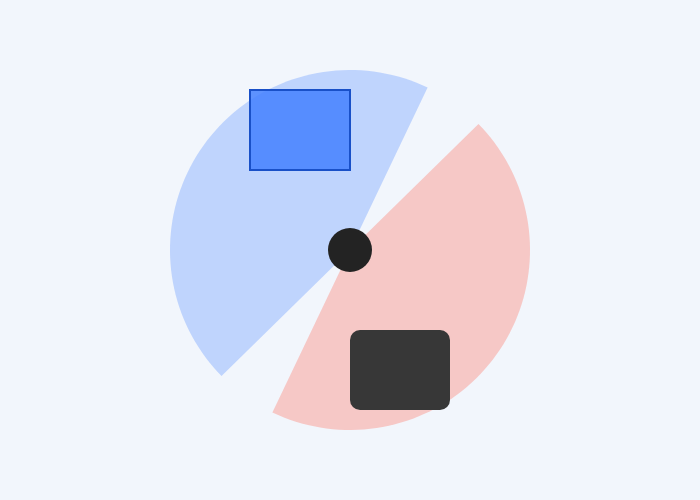
Frame 1 (no input)
Frame 60 (no input): identical to frame 1, image omitted
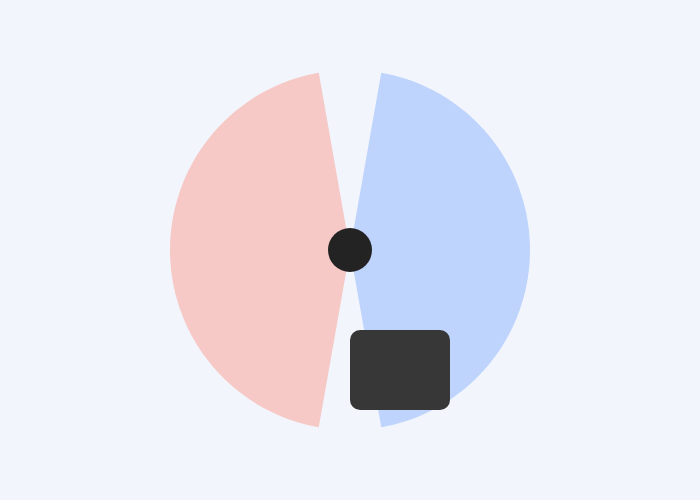
Frame 120 (the mouse pressed at the canvas centre since frame 60)

The p5.js sketch that drew these frames (run headless with seeded random() and noise() and a simulated clock; from frame 60 on, the mouse is pressed at the canvas centre):

// p5.js sketch
// ── sketch.js
const FOV = 160, RANGE = 180, SPEED = 4, R = 22;
const KEY_A = 65, KEY_D = 68, KEY_W = 87, KEY_S = 83;
let px, py;
let fovMaskOn = false;
const box = { x: 350, y: 330, w: 100, h: 80 };

function setup() {
  createCanvas(700, 500);
  angleMode(DEGREES);
  px = width / 2;
  py = height / 2;
}

function draw() {
  background(242, 246, 252);
  movePlayer();

  const blue = atan2(mouseY - py, mouseX - px);
  const red = blue + 180;

  if (!fovMaskOn) {
    drawCone(px, py, blue, color(70, 130, 255, 75));
    drawCone(px, py, red, color(255, 90, 70, 75));
  }

  const boxPts = rectPoints(box);
  const boxCenter = [box.x + box.w / 2, box.y + box.h / 2];
  const boxTestPts = [...boxPts, boxCenter];
  const boxInBlue = boxTestPts.some(([x, y]) => inCone(x, y, px, py, blue));
  const boxInRed = boxTestPts.some(([x, y]) => inCone(x, y, px, py, red));

  const simPts = boxPts.map(([x, y]) => [2 * px - x, 2 * py - y]);
  const simCenter = [2 * px - boxCenter[0], 2 * py - boxCenter[1]];
  const simTestPts = [...simPts, simCenter];
  const simInBlue = simTestPts.some(([x, y]) => inCone(x, y, px, py, blue));

  drawBoxes(true, boxInRed);

  if (fovMaskOn) {
    applyFovMask(px, py, blue);
    drawCone(px, py, blue, color(70, 130, 255, 95));
    drawBoxes(boxInBlue, boxInRed && simInBlue);
  }

  noStroke();
  fill(35);
  circle(px, py, R * 2);
}

function movePlayer() {
  if (keyIsDown(LEFT_ARROW) || keyIsDown(KEY_A)) px -= SPEED;
  if (keyIsDown(RIGHT_ARROW) || keyIsDown(KEY_D)) px += SPEED;
  if (keyIsDown(UP_ARROW) || keyIsDown(KEY_W)) py -= SPEED;
  if (keyIsDown(DOWN_ARROW) || keyIsDown(KEY_S)) py += SPEED;
  px = constrain(px, R, width - R);
  py = constrain(py, R, height - R);
}

function keyPressed() {
  if (key === "f" || key === "F") {
    fovMaskOn = !fovMaskOn;
  }
}

function applyFovMask(ox, oy, a) {
  push();
  noStroke();
  fill(0, 235);
  rect(0, 0, width, height);
  erase();
  drawCone(ox, oy, a, color(0));
  noErase();
  pop();
}

function drawBoxes(showRealBox, showSimBox) {
  if (showRealBox) {
    noStroke();
    fill(55);
    rect(box.x, box.y, box.w, box.h, 10);
  }

  if (!showSimBox) return;
  noStroke();
  fill(70, 130, 255, 220);
  stroke(25, 80, 200);
  strokeWeight(2);
  beginShape();
  for (const [x, y] of rectPoints(box)) {
    vertex(2 * px - x, 2 * py - y);
  }
  endShape(CLOSE);
}

function drawCone(ox, oy, a, c) {
  noStroke();
  fill(c);
  beginShape();
  vertex(ox, oy);
  for (let t = a - FOV / 2; t <= a + FOV / 2; t += 2) {
    vertex(ox + cos(t) * RANGE, oy + sin(t) * RANGE);
  }
  endShape(CLOSE);
}

function inCone(x, y, ox, oy, a) {
  const dx = x - ox, dy = y - oy;
  if (sqrt(dx * dx + dy * dy) > RANGE) return false;
  const da = ((atan2(dy, dx) - a + 540) % 360) - 180;
  return abs(da) <= FOV / 2;
}

function rectPoints(r) {
  return [
    [r.x, r.y],
    [r.x + r.w, r.y],
    [r.x + r.w, r.y + r.h],
    [r.x, r.y + r.h],
  ];
}
